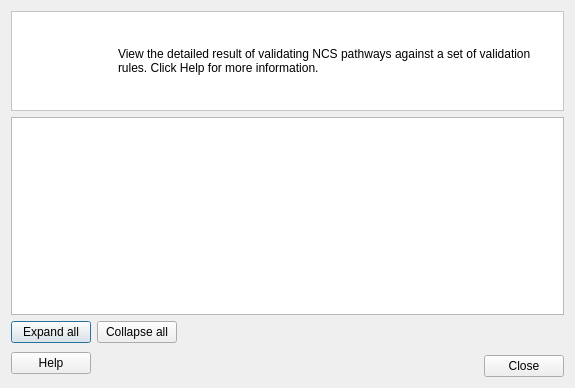
<?xml version="1.0" encoding="UTF-8"?>
<ui version="4.0">
 <class>ValidationInspectorDialog</class>
 <widget class="QDialog" name="ValidationInspectorDialog">
  <property name="geometry">
   <rect>
    <x>0</x>
    <y>0</y>
    <width>575</width>
    <height>388</height>
   </rect>
  </property>
  <property name="windowTitle">
   <string>Validation Inspector</string>
  </property>
  <layout class="QGridLayout" name="gridLayout">
   <item row="0" column="0" colspan="4">
    <widget class="QFrame" name="frame">
     <property name="sizePolicy">
      <sizepolicy hsizetype="Preferred" vsizetype="Minimum">
       <horstretch>0</horstretch>
       <verstretch>0</verstretch>
      </sizepolicy>
     </property>
     <property name="minimumSize">
      <size>
       <width>0</width>
       <height>100</height>
      </size>
     </property>
     <property name="maximumSize">
      <size>
       <width>16777215</width>
       <height>100</height>
      </size>
     </property>
     <property name="autoFillBackground">
      <bool>false</bool>
     </property>
     <property name="styleSheet">
      <string notr="true">background-color: rgb(255, 255, 255);</string>
     </property>
     <property name="frameShape">
      <enum>QFrame::StyledPanel</enum>
     </property>
     <property name="frameShadow">
      <enum>QFrame::Raised</enum>
     </property>
     <layout class="QHBoxLayout" name="horizontalLayout">
      <item>
       <widget class="QLabel" name="icon_la">
        <property name="maximumSize">
         <size>
          <width>91</width>
          <height>81</height>
         </size>
        </property>
        <property name="text">
         <string/>
        </property>
        <property name="scaledContents">
         <bool>true</bool>
        </property>
       </widget>
      </item>
      <item>
       <widget class="QLabel" name="label_123">
        <property name="text">
         <string>&lt;html&gt;&lt;head/&gt;&lt;body&gt;&lt;p&gt;View the detailed result of validating NCS pathways against a set of validation rules. Click Help for more information.&lt;/p&gt;&lt;/body&gt;&lt;/html&gt;</string>
        </property>
        <property name="wordWrap">
         <bool>true</bool>
        </property>
        <property name="openExternalLinks">
         <bool>true</bool>
        </property>
       </widget>
      </item>
     </layout>
    </widget>
   </item>
   <item row="1" column="0" colspan="4">
    <widget class="QTreeWidget" name="tw_results">
     <property name="editTriggers">
      <set>QAbstractItemView::NoEditTriggers</set>
     </property>
     <property name="rootIsDecorated">
      <bool>true</bool>
     </property>
     <attribute name="headerVisible">
      <bool>false</bool>
     </attribute>
     <column>
      <property name="text">
       <string notr="true">1</string>
      </property>
     </column>
    </widget>
   </item>
   <item row="2" column="0">
    <widget class="QPushButton" name="btn_expand">
     <property name="toolTip">
      <string>Expand all rule result items</string>
     </property>
     <property name="text">
      <string>Expand all</string>
     </property>
    </widget>
   </item>
   <item row="2" column="1">
    <widget class="QPushButton" name="btn_collapse">
     <property name="toolTip">
      <string>Collapse all rule result items</string>
     </property>
     <property name="text">
      <string>Collapse all</string>
     </property>
    </widget>
   </item>
   <item row="2" column="2" colspan="2">
    <spacer name="horizontalSpacer_2">
     <property name="orientation">
      <enum>Qt::Horizontal</enum>
     </property>
     <property name="sizeHint" stdset="0">
      <size>
       <width>392</width>
       <height>20</height>
      </size>
     </property>
    </spacer>
   </item>
   <item row="3" column="0" rowspan="2">
    <widget class="QPushButton" name="btn_help">
     <property name="text">
      <string>Help</string>
     </property>
    </widget>
   </item>
   <item row="3" column="1" rowspan="2" colspan="3">
    <spacer name="horizontalSpacer">
     <property name="orientation">
      <enum>Qt::Horizontal</enum>
     </property>
     <property name="sizeHint" stdset="0">
      <size>
       <width>473</width>
       <height>20</height>
      </size>
     </property>
    </spacer>
   </item>
   <item row="4" column="3">
    <widget class="QDialogButtonBox" name="buttonBox">
     <property name="orientation">
      <enum>Qt::Horizontal</enum>
     </property>
     <property name="standardButtons">
      <set>QDialogButtonBox::Close</set>
     </property>
    </widget>
   </item>
  </layout>
 </widget>
 <resources/>
 <connections>
  <connection>
   <sender>buttonBox</sender>
   <signal>accepted()</signal>
   <receiver>ValidationInspectorDialog</receiver>
   <slot>accept()</slot>
   <hints>
    <hint type="sourcelabel">
     <x>248</x>
     <y>254</y>
    </hint>
    <hint type="destinationlabel">
     <x>157</x>
     <y>274</y>
    </hint>
   </hints>
  </connection>
  <connection>
   <sender>buttonBox</sender>
   <signal>rejected()</signal>
   <receiver>ValidationInspectorDialog</receiver>
   <slot>reject()</slot>
   <hints>
    <hint type="sourcelabel">
     <x>316</x>
     <y>260</y>
    </hint>
    <hint type="destinationlabel">
     <x>286</x>
     <y>274</y>
    </hint>
   </hints>
  </connection>
 </connections>
</ui>
